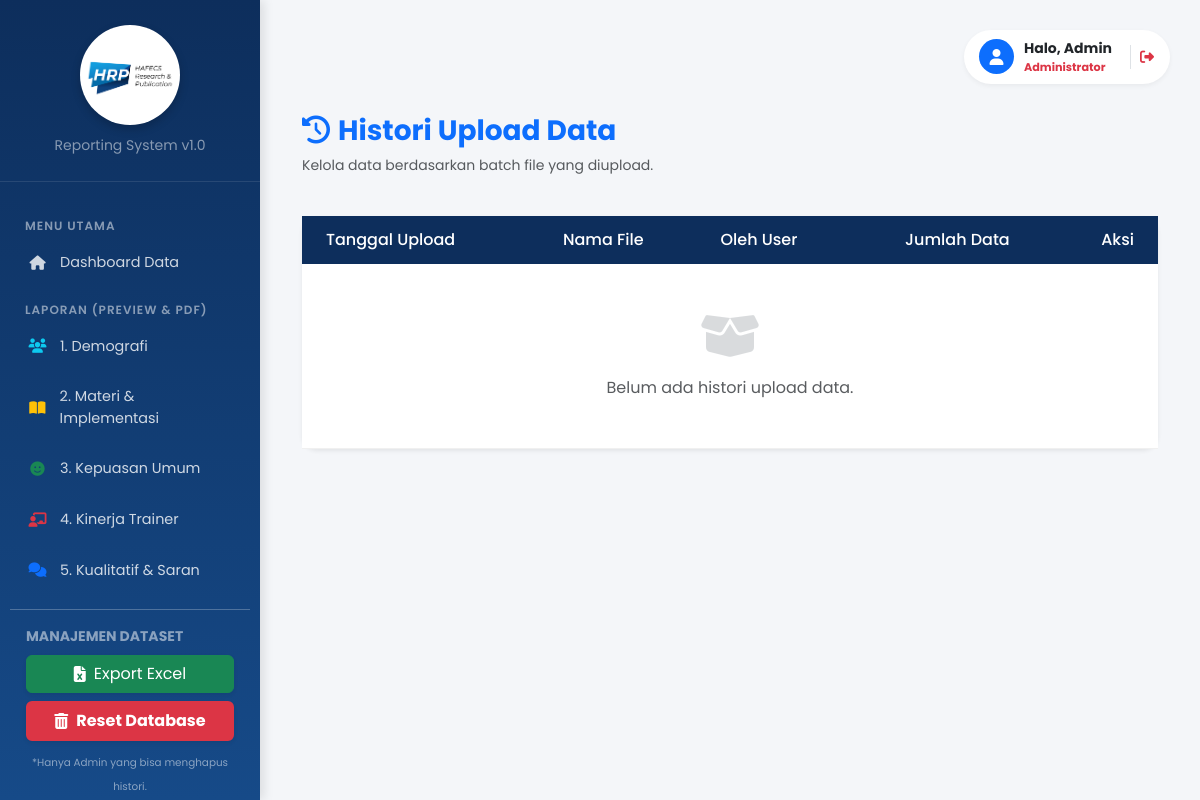
Before: /history/ (signed in) with the older database file.
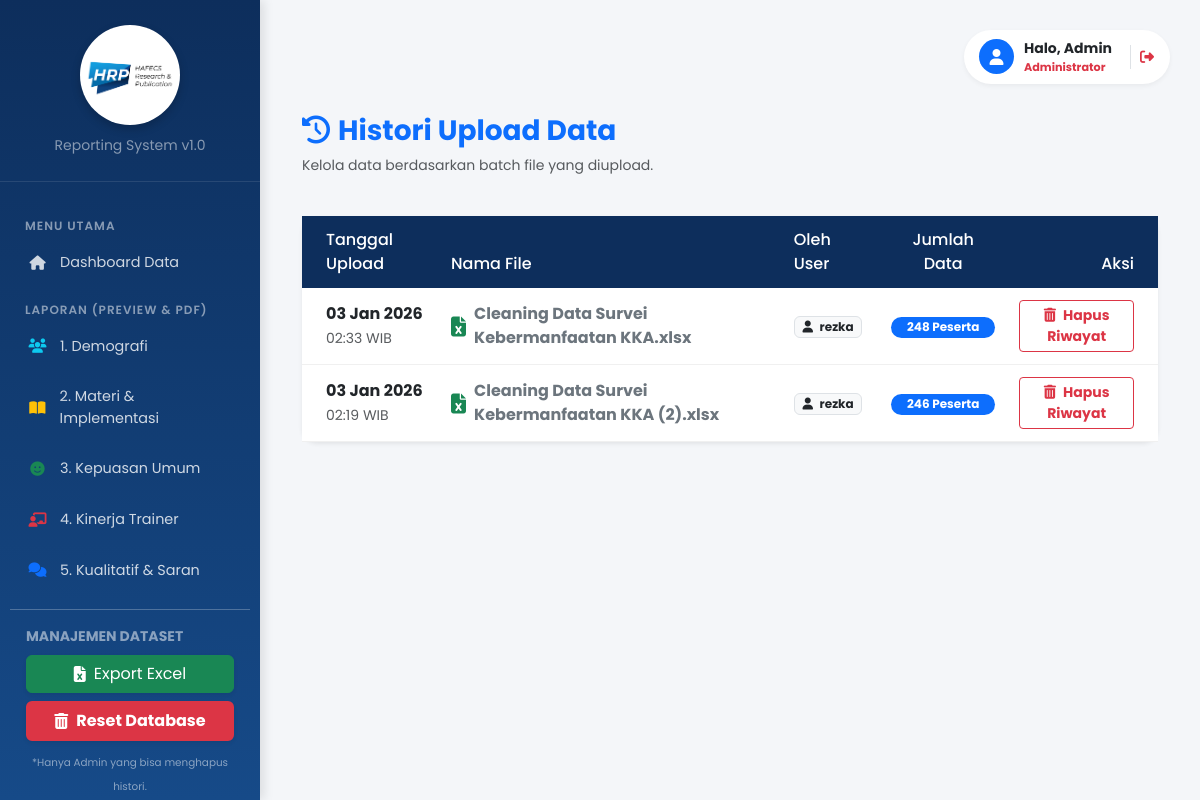
After: the same page with the newer database file.
### reporting/models.py (models this page shows, shortened)
class RiwayatUpload(models.Model):
    tanggal = models.DateTimeField(auto_now_add=True)
    nama_file = models.CharField(max_length=255)
    user_uploader = models.ForeignKey(User, on_delete=models.SET_NULL, null=True)
    jumlah_data = models.IntegerField(default=0)
    keterangan = models.TextField(blank=True, null=True) # Opsional, misal: "Data Pelatihan X"

### reporting/views.py (the view)
# urls.py: path('history/', views.manage_history, name='manage_history'),
@user_passes_test(is_admin) # Cuma Admin yang boleh
def manage_history(request):
    histories = RiwayatUpload.objects.all().order_by('-tanggal')
    context = {
        'histories': histories
    }
    return render(request, 'manage_history.html', context)

### reporting/views.py (called while the page is built)
def is_admin(user):
    return user.is_superuser

### templates/manage_history.html (shortened to what this page needs)
{% extends 'base.html' %}
{% block content %}
<div class="container mt-4">
    <div class="d-flex justify-content-between align-items-center mb-4">
        <div>
            <h3 class="fw-bold text-primary"><i class="fas fa-history me-2"></i>Histori Upload Data</h3>
            <p class="text-muted small">Kelola data berdasarkan batch file yang diupload.</p>
        </div>
    </div>
    <div class="card shadow-sm border-0">
        <div class="card-body p-0">
            <table class="table table-hover align-middle mb-0">
                <thead class="bg-light">
                    <tr>
                        <th class="ps-4">Tanggal Upload</th>
                        <th>Nama File</th>
                        <th>Oleh User</th>
                        <th class="text-center">Jumlah Data</th>
                        <th class="text-end pe-4">Aksi</th>
                    </tr>
                </thead>
                <tbody>
                    {% for item in histories %}
                    <tr>
                        <td class="ps-4">
                            <div class="fw-bold text-dark">{{ item.tanggal|date:"d M Y" }}</div>
                            <small class="text-muted">{{ item.tanggal|date:"H:i" }} WIB</small>
                        </td>
                        <td>
                            <div class="d-flex align-items-center">
                                <i class="fas fa-file-excel text-success me-2 fa-lg"></i>
                                <span class="fw-bold text-secondary">{{ item.nama_file }}</span>
                            </div>
                        </td>
                        <td>
                            <span class="badge bg-light text-dark border">
                                <i class="fas fa-user me-1"></i> {{ item.user_uploader.username }}
                            </span>
                        </td>
                        <td class="text-center">
                            <span class="badge bg-primary rounded-pill px-3">{{ item.peserta_set.count }} Peserta</span>
                        </td>
                        <td class="text-end pe-4">
                            <a href="{% url 'delete_history' item.id %}"
                               class="btn btn-sm btn-outline-danger fw-bold"
                               onclick="return confirm('⚠️ HATI-HATI!\n\nMenghapus histori ini akan MENGHAPUS PERMANEN {{ item.jumlah_data }} data peserta yang ada di dalamnya.\n\nYakin hapus?');">
                                <i class="fas fa-trash-alt me-1"></i> Hapus Riwayat
                            </a>
                        </td>
                    </tr>
                    {% empty %}
                    <tr>
                        <td colspan="5" class="text-center py-5 text-muted">
                            <i class="fas fa-box-open fa-3x mb-3 text-secondary opacity-25"></i><br>
                            Belum ada histori upload data.
                        </td>
                    </tr>
                    {% endfor %}
                </tbody>
            </table>
        </div>
    </div>
</div>
{% endblock %}

Changed rows visible on the page:
added RiwayatUpload: tanggal "03 Jan 2026", tanggal "02:33", nama_file "Cleaning Data Survei Kebermanfaatan KKA.xlsx", user_uploader.username "rezka", peserta_set.count "248"
added RiwayatUpload: tanggal "03 Jan 2026", tanggal "02:19", nama_file "Cleaning Data Survei Kebermanfaatan KKA (2).xlsx", user_uploader.username "rezka", peserta_set.count "246"
Other visible differences:
text no longer shown: "Belum ada histori upload data."
